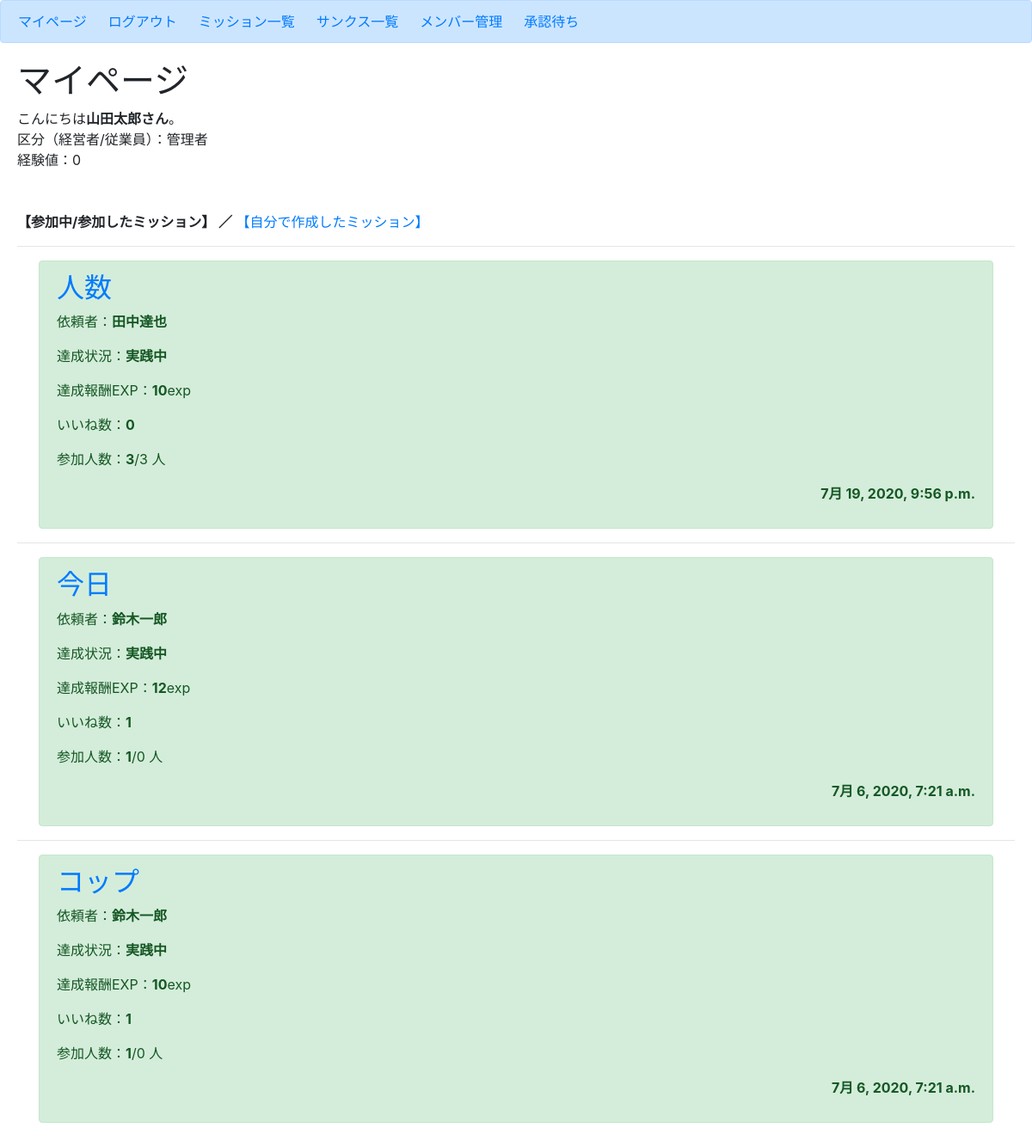
The app's page /join/ (signed in), older data.
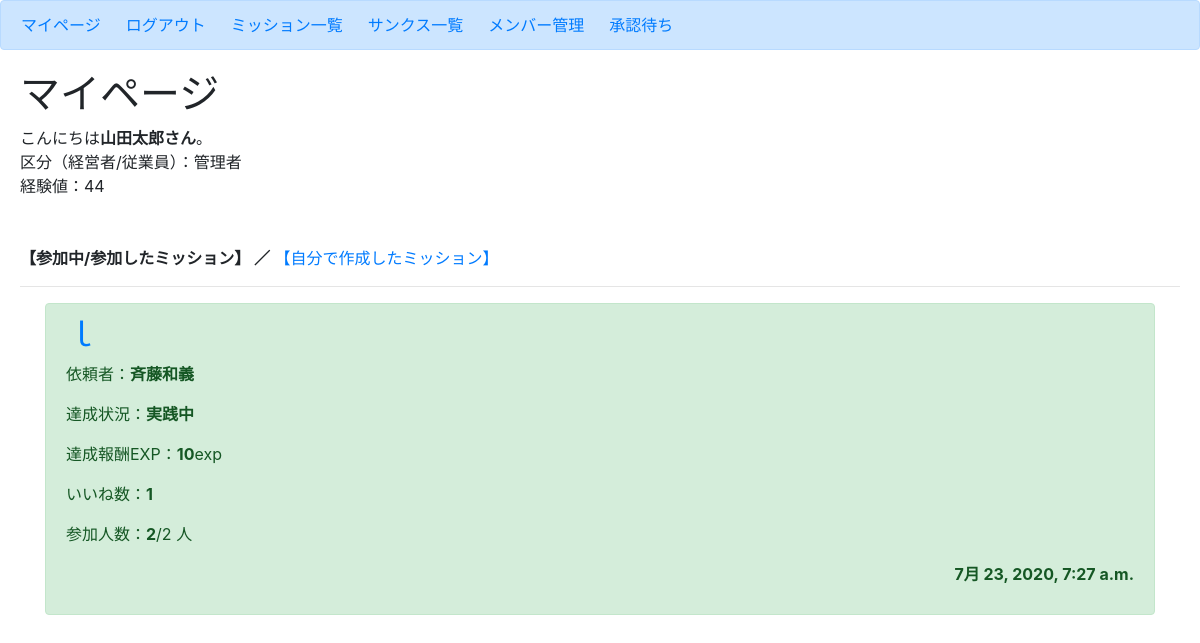
The same page, newer data.
### user/models.py (models this page shows, shortened)
class Profile(models.Model):
    user = models.OneToOneField(User, on_delete=models.CASCADE)
    kubun = models.CharField(verbose_name='区分',
                             max_length=2,
                             choices=KUBUN_CHOICES,)
    exp_total = models.IntegerField(verbose_name='経験値', default=10)
    mission_create_count = models.IntegerField(default=0)  # ミッション作成回数
    my_success_count = models.IntegerField(default=0)      # 自ら作成したミッションの達成数
    join_count = models.IntegerField(default=0)            # ミッション参加回数
    team_success_count = models.IntegerField(default=0)    # 参加したミッションの達成回数
    thanks_count = models.IntegerField(default=0)          # 感謝した回数
    thanked_count = models.IntegerField(default=0)         # 感謝された回数

### mission/models.py (models this page shows, shortened)
class Mission(models.Model):
    author = models.ForeignKey(User, on_delete=models.CASCADE)
    title = models.CharField(max_length=100)
    content = models.TextField()
    date_posted = models.DateTimeField(default=timezone.now)
    mission_flg = models.IntegerField(choices=EXAMPLE_FLG, default=0)    # 達成状況(0:実践中 / 1:達成)
    cost_exp = models.IntegerField(default=3)                            # 作成時に消費されるポイント(使えていない)
    success_exp = models.IntegerField(default=0)                        # クリア報酬ポイント
    good_count = models.IntegerField(default=0)                          # いいね数
    participants = models.IntegerField(default=0)                        # 参加者数
    participants_limit = models.IntegerField(default=0)                  # 参加人数制限
    participants_list_text = models.CharField(max_length=200, default='')# 参加者リスト(文字列で保存)
    participants_list = models.ManyToManyField(Profile)                  # 参加者リスト(他対他)
    approval = models.IntegerField(choices=EXAMPLE_APPROVAL, default=0)  # 承認状況

### user/views.py (the view)
# urls.py: path('join/', views.join_list, name='join-list'),
def join_list(request):
    if request.user.is_authenticated:
        profiles = Profile.objects.filter(user__username=request.user.username)
        profile = profiles[0]
        my_missions = Mission.objects.filter(author=request.user)   # 自分が作成したミッション
        join_missions = profile.mission_set.all                     # 自分が参加したミッション
        contents = {
            "profile": profile,
            "my_missions": my_missions,
            "join_missions": join_missions,
        }
    else:
        contents = {}
    return render(request, 'user/join_list.html', contents)

### user/templates/user/join_list.html (shortened to what this page needs)
{% extends 'mission/base.html' %}
{% block body %}
    <head>
    </head>
    <h1>マイページ</h1>
    {% if user.is_authenticated %}
        こんにちは<b>{{ profile.user.username }}さん</b>。
        <br>
        区分（経営者/従業員）：{{ profile.get_kubun_display }}
        <br>
        経験値：{{ profile.exp_total }}
        <br>
        <br>
        <br>
        <b>【参加中/参加したミッション】 ／</b><a href="{% url 'expmain' %}"> 【自分で作成したミッション】</a>
        {% for mission in join_missions reversed  %}
            <hr>
            <div class='container'>
                <div class="alert alert-success" role="alert">
                    <h2 class="text-left"><a href="{% url 'mission-detail' mission.id %}">{{ mission.title }}</a></h2>
                    <p class="text-left">依頼者：<b>{{ mission.author }}</b></p>
                    <p class="text-left">達成状況：<b>{{ mission.get_mission_flg_display }}</b></p>
                    <p class="text-left">達成報酬EXP：<b>{{ mission.success_exp }}</b>exp</p>
                    <p class="text-left">いいね数：<b>{{ mission.good_count }}</b></p>
                    <p class="text-left">参加人数：<b>{{ mission.participants }}</b>/{{ mission.participants_limit }} 人</p>
                    <p class="text-right"><b>{{ mission.date_posted }}</b></p>
                </div>
            </div>
        {% empty %}
            <hr>
            <p>データがありません。</p>
        {% endfor %}
    {% else %}
        <h3>loginしてください。</h3>
    {% endif %}
{% endblock body %}

Row changes from the older to the newer data that the page shows:
removed Mission: title "人数", author "田中達也", mission_flg "実践中", success_exp "10", good_count "0", participants "3", participants_limit "3", date_posted "7月 19, 2020, 9:56 p.m."
removed Mission: title "今日", author "鈴木一郎", mission_flg "実践中", success_exp "12", good_count "1", participants "1", participants_limit "0", date_posted "7月 6, 2020, 7:21 a.m."
removed Mission: title "コップ", author "鈴木一郎", mission_flg "実践中", success_exp "10", good_count "1", participants "1", participants_limit "0", date_posted "7月 6, 2020, 7:21 a.m."
changed Profile "管理者": exp_total "0" → "44"
added Mission: title "ｌ", author "斉藤和義", mission_flg "実践中", success_exp "10", good_count "1", participants "2", participants_limit "2", date_posted "7月 23, 2020, 7:27 a.m."
